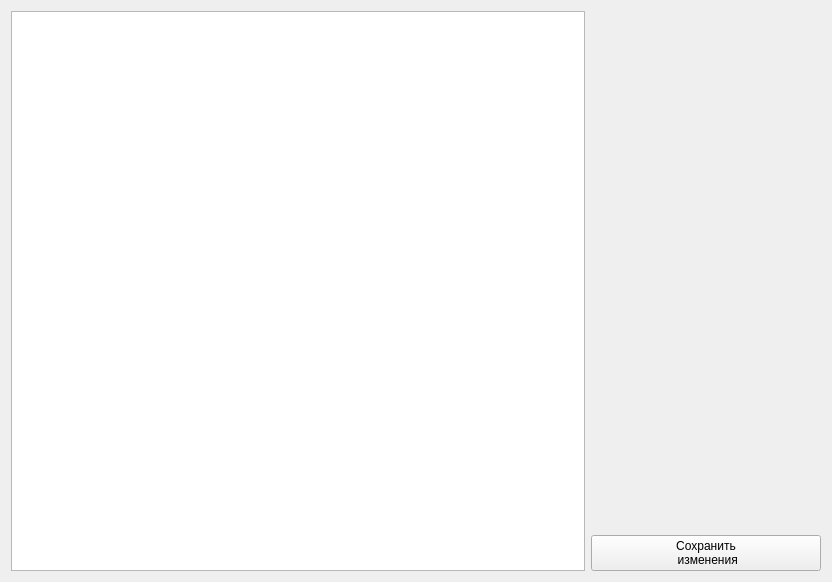
<?xml version="1.0" encoding="UTF-8"?>
<ui version="4.0">
 <class>ModifyFile</class>
 <widget class="QWidget" name="ModifyFile">
  <property name="geometry">
   <rect>
    <x>0</x>
    <y>0</y>
    <width>832</width>
    <height>582</height>
   </rect>
  </property>
  <property name="windowTitle">
   <string>Form</string>
  </property>
  <layout class="QHBoxLayout" name="horizontalLayout" stretch="5,2">
   <item>
    <widget class="QPlainTextEdit" name="text"/>
   </item>
   <item>
    <layout class="QVBoxLayout" name="verticalLayout">
     <item>
      <spacer name="verticalSpacer">
       <property name="orientation">
        <enum>Qt::Vertical</enum>
       </property>
       <property name="sizeHint" stdset="0">
        <size>
         <width>20</width>
         <height>40</height>
        </size>
       </property>
      </spacer>
     </item>
     <item>
      <widget class="QPushButton" name="bSaveChanges">
       <property name="text">
        <string>Сохранить
 изменения</string>
       </property>
      </widget>
     </item>
    </layout>
   </item>
  </layout>
 </widget>
 <resources/>
 <connections/>
</ui>
